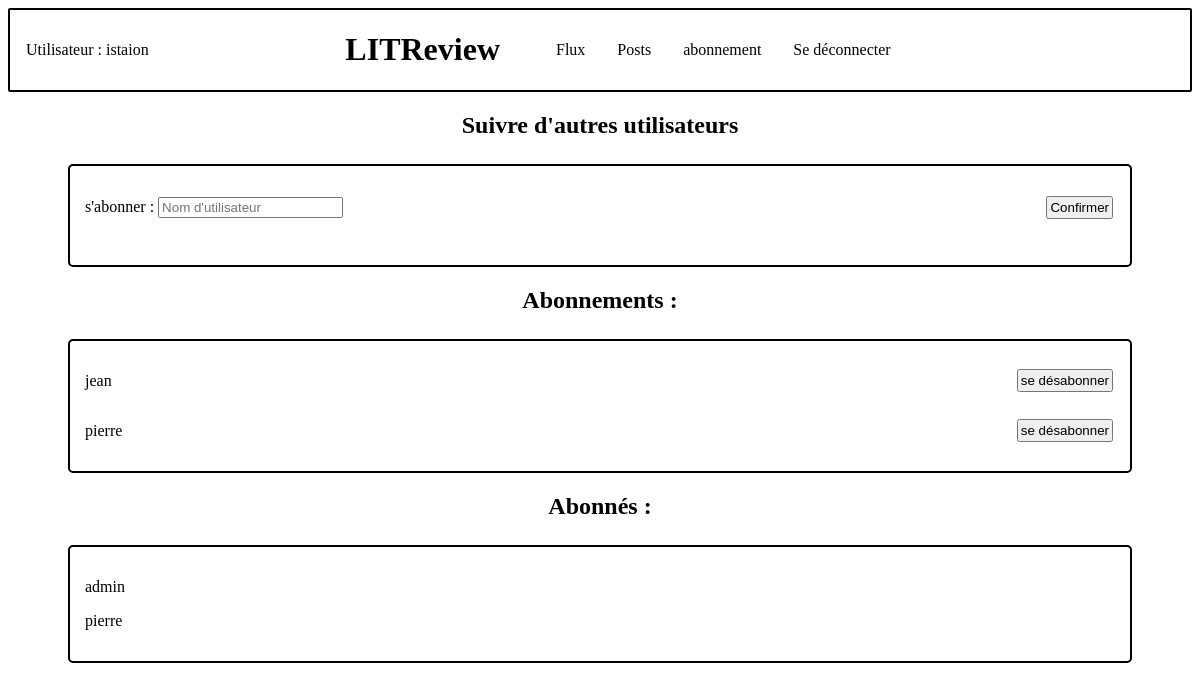
/follow-users/ (signed in), run on the app's committed database.
### authentication/models.py (models this page shows)
class User(AbstractUser):
    follows = models.ManyToManyField('self',
                                     through='review.UserFollows',
                                     symmetrical=False,
                                     related_name='followed')

### review/models.py (models this page shows, shortened)
class UserFollows(models.Model):
    user = models.ForeignKey(
        to=settings.AUTH_USER_MODEL, on_delete=models.CASCADE, related_name='following')
    followed_user = models.ForeignKey(
        to=settings.AUTH_USER_MODEL, on_delete=models.CASCADE, related_name='followed_by')
    class Meta:
        unique_together = ('user', 'followed_user', )

### review/views.py (the view)
# urls.py: path('follow-users/', review.views.follow_users, name='follow_users'),
@login_required
def follow_users(request):
    following = request.user.following.all()
    followed_by = request.user.followed_by.all()
    follow_form = forms.UserFollowsForm(request_user=request.user)
    if request.method == 'POST':
        follow_form = forms.UserFollowsForm(request.POST, request_user=request.user)
        if follow_form.is_valid():
            follow_form.save()
            return redirect('follow_users')
    context = {
        'follow_form': follow_form,
        'following': following,
        'followed_by': followed_by,
    }
    return render(request, 'review/follow_users.html', context=context)

### review/forms.py (shortened to what this page needs)
class UserFollowsForm(forms.ModelForm):
    def __init__(self, *args, **kwargs):
        self.user = kwargs.pop(
            'request_user')
        super(UserFollowsForm, self).__init__(*args, **kwargs)
    followed_user = forms.CharField(
        max_length=200, widget=forms.TextInput(attrs={"placeholder": "Nom d'utilisateur"}), label="s'abonner"
    )
    class Meta:
        model = models.UserFollows
        fields = ["followed_user", "user"]
        exclude = ["user"]

### review/templates/review/follow_users.html (shortened to what this page needs)
{% extends 'base.html' %}
{% block content %}
    <h2>Suivre d'autres utilisateurs</h2>
    <div class="add_user">
        <form method="post">
            {{ follow_form.as_p }}
            <button type="submit" >Confirmer</button>
        </form>
    </div>
    <h2>Abonnements :</h2>
     <div class="user_follow">
         {% for follow in following %}
            <div>
                <p>{{follow.followed_user.username}}</p>
                <button><a href="{% url 'stop_follow' follow.id %}">se désabonner</a></button>
            </div>
         {% endfor %}
     </div>
    <h2>Abonnés :</h2>
     <div class="user_follow">
         {% for follow in followed_by %}
            <p>{{follow.user.username}}<p>
         {% endfor %}
     </div>
{% endblock content %}

### templates/base.html (shortened to what this page needs)
{% load static %}
<html>
    <head>
        <link rel="stylesheet" href="{% static 'app.css' %}">
    </head>
    <body>
        <div class="sidebar">
            {% if user.is_authenticated %}
                <p>Utilisateur : {{ request.user }} </p>
                <h1>LITReview</h1>
                <nav class="menu">
                    <ul>
                        <li><a href="{% url 'feed' %}">Flux</a></li>
                        <li><a href="{% url 'posts' %}">Posts</a></li>
                        <li><a href="{% url 'follow_users' %}">abonnement</a></li>
                        <li><a href="{% url 'logout' %}">Se déconnecter</a></li>
                    </ul>
                </nav>
            {% else %}
                <h1 id="disconnected">LITReview</h1>
            {% endif %}
        </div>
        {% block content %}{% endblock content %}
    </body>
</html>

### static/app.css (style rules this page uses)
.sidebar { display: flex; align-items: center; border: 2px; box-sizing: content-box; border-style: solid; border-radius: 2px; }
.sidebar p { float: right; width: 40%; padding: 14px 16px; }
.sidebar h1 { width: 20%; text-align: center; }
.sidebar ul { display: flex; align: right; width: 650px; }
.sidebar ul li { display: inline-block; padding: 14px 16px; }
.sidebar ul li a { text-decoration: none; color: black; }
.add_user { border: 2px; padding: 15px; margin-top: 25px; margin-left: 60px; margin-right: 60px; box-sizing: content-box; border-style: solid; border-radius: 5px; }
.add_user form { display: flex; align-items: center; justify-content: space-between; }
.user_follow { border: 2px; padding: 15px; margin-top: 25px; margin-left: 60px; margin-right: 60px; box-sizing: content-box; border-style: solid; border-radius: 5px; }
.user_follow div { display: flex; align-items: center; justify-content: space-between; }
button { margin: 2px; padding: 2px; }
button a { text-decoration: none; color: black; }
h2 { text-align: center; }

### data on the page
User: user "istaion"
UserFollows: followed_user.username "jean"
UserFollows: followed_user.username "pierre"
UserFollows: user.username "admin"
UserFollows: user.username "pierre"
